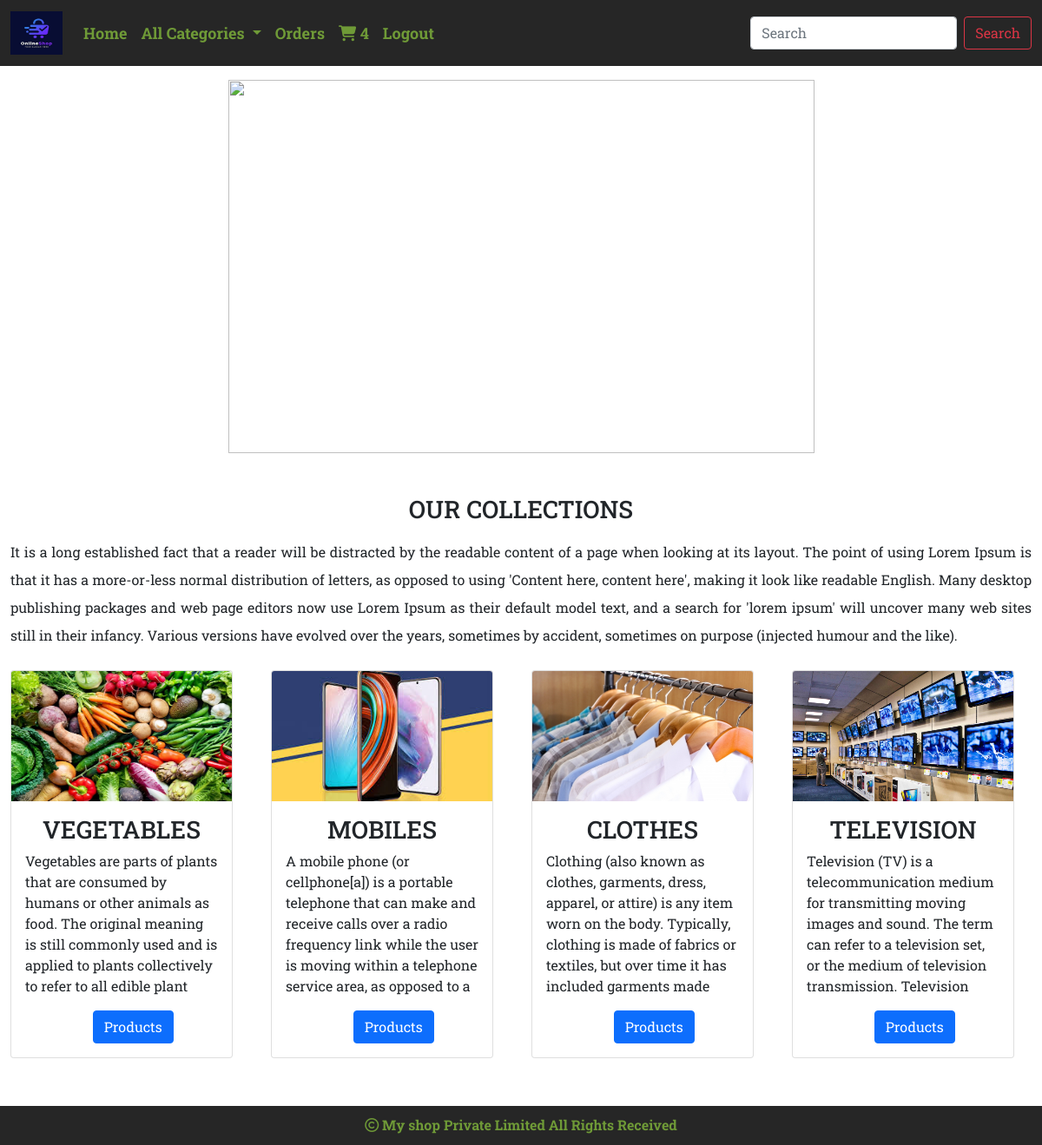
/ (signed in), run on the app's committed database.
### Shop/models.py (models this page shows, shortened)
class Category(models.Model):
    cname=models.CharField(max_length=200)
    description=models.TextField()
    image=models.ImageField(upload_to='Shop/Category',null=True,blank=True)

### Shop/views.py (the view)
# urls.py: path('', views.Allcategory, name="Allcategory"),
def Allcategory(request):
    c=Category.objects.all()
    return render(request,'Category.html',{'c':c})

### Cart/context_processors.py (called while the page is built)
def counter(request):
    item_count=0
    if request.user.is_authenticated:
        user=request.user
        try:
            cart=Cart.objects.filter(user=user)
            for i in cart:
                item_count+=i.quantity
        except:
            item_count=0
    return {'count':item_count}

### Shop/context_processors.py (called while the page is built)
def menu_links(request):
    links = Category.objects.all()
    return {'links':links}

### Templates/Category.html
<!DOCTYPE html>
{% extends 'Base.html' %}
{% load static %}
{% block content %}
<div class="mt-3">
    <center>
     <img src="{% static 'Images/Ecommerce banner 3.jpg' %}" height="430px" width="75%">
    </center>
</div>
<div class="container-fluid mt-5 ">
    <h3 class="text-center mb-3 text-uppercase">Our collections</h3>
    <p style="text-align:justify;line-height:2;">It is a long established fact that a reader will be distracted by the readable content of a page when looking at its layout. The point of using Lorem Ipsum is that it has a more-or-less normal distribution of letters, as opposed to using 'Content here, content here', making it look like readable English. Many desktop publishing packages and web page editors now use Lorem Ipsum as their default model text, and a search for 'lorem ipsum' will uncover many web sites still in their infancy. Various versions have evolved over the years, sometimes by accident, sometimes on purpose (injected humour and the like).</p>
</div>
<div class="container-fluid mt-4" style="margin-bottom:100px;">
    <div class="row">
        {% for i in c %}
        <div class="col-sm-3">
            <div class="card" style="width: 16rem;">
  <img src="{{i.image.url}}" class="card-img-top" height="150px" width="100%" alt="...">
  <div class="card-body">
    <h3 class="card-title text-uppercase text-center">{{i.cname}}</h3>
    <p class="card-text">{{i.description}}</p>
    <a href="{% url 'Shop:Allproduct' i.cname %}" style="position:relative;left:35%;" class="btn btn-primary">Products</a>
  </div>
            </div>
        </div>
        {% endfor %}
     </div>
</div>
{% endblock %}

### Static/Css/Style.css (style rules this page uses)
body { font-family: 'Roboto Slab', serif; }

### data on the page
Category: image (picture), cname "VEGETABLES", description "Vegetables are parts of plants that are consumed by humans or other animals as food. The original meaning is still commonly used and is applied to plants collectively to refer to all edible plant"
Category: image (picture), cname "MOBILES", description "A mobile phone (or cellphone[a]) is a portable telephone that can make and receive calls over a radio frequency link while the user is moving within a telephone service area, as opposed to a"
Category: image (picture), cname "CLOTHES", description "Clothing (also known as clothes, garments, dress, apparel, or attire) is any item worn on the body. Typically, clothing is made of fabrics or textiles, but over time it has included garments made"
Category: image (picture), cname "TELEVISION", description "Television (TV) is a telecommunication medium for transmitting moving images and sound. The term can refer to a television set, or the medium of television transmission. Television"

### other printed values
{{ count }} "4"
